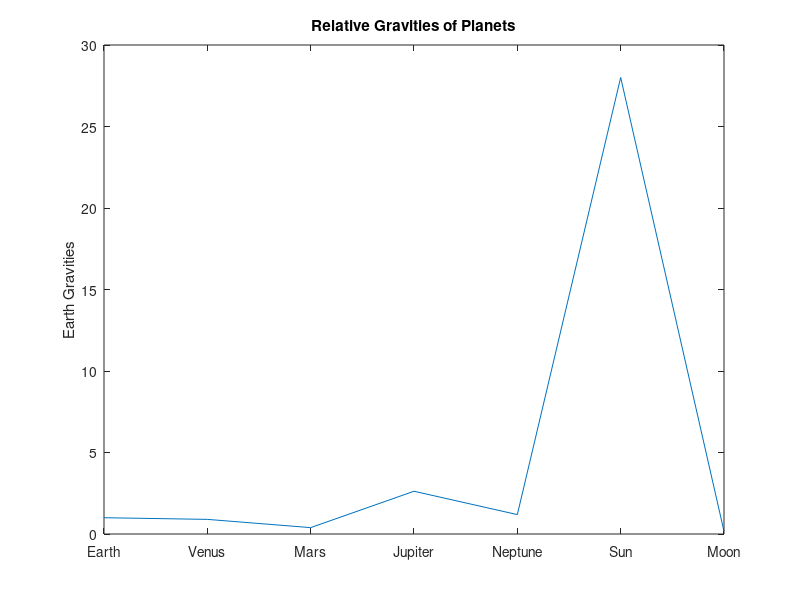

The MATLAB source for this figure:
%%Lucas Cubas Oda - 1629507

%%setting matrices and vectors
planet_mass = [1.00 0.81 0.11 329.0 17.2 332775 0.012]
planet_radius = [1.00 0.95 0.53 11.2 3.8 109.0 0.27]
planet_names = {'Earth', 'Venus', 'Mars', 'Jupiter', 'Neptune', 'Sun', 'Moon'}

%%storing and displaying the matrix
matrix_planet_information = [planet_mass', planet_radius']

%%calculating the gravity of all planets
gravity_planets = planet_mass ./ planet_radius.^2

%%displaying planet names and relative gravity to 3 decimal places
fprintf('Earth gravity = %.3f Earth gravity.\n', gravity_planets(end-6))
fprintf('Venus gravity = %.3f Earth gravity.\n', gravity_planets(end-5))
fprintf('Mars gravity = %.3f Earth gravity.\n', gravity_planets(end-4))
fprintf('Jupiter gravity = %.3f Earth gravity.\n', gravity_planets(end-3))
fprintf('Neptune gravity = %.3f Earth gravity.\n', gravity_planets(end-2))
fprintf('Sun gravity = %.3f Earth gravity.\n', gravity_planets(end-1))
fprintf('Moon gravity = %.3f Earth gravity.\n', gravity_planets(end))

%%plotting gravities of planets
plot(gravity_planets)
title('Relative Gravities of Planets');
ylabel('Earth Gravities');
xticklabels(planet_names);